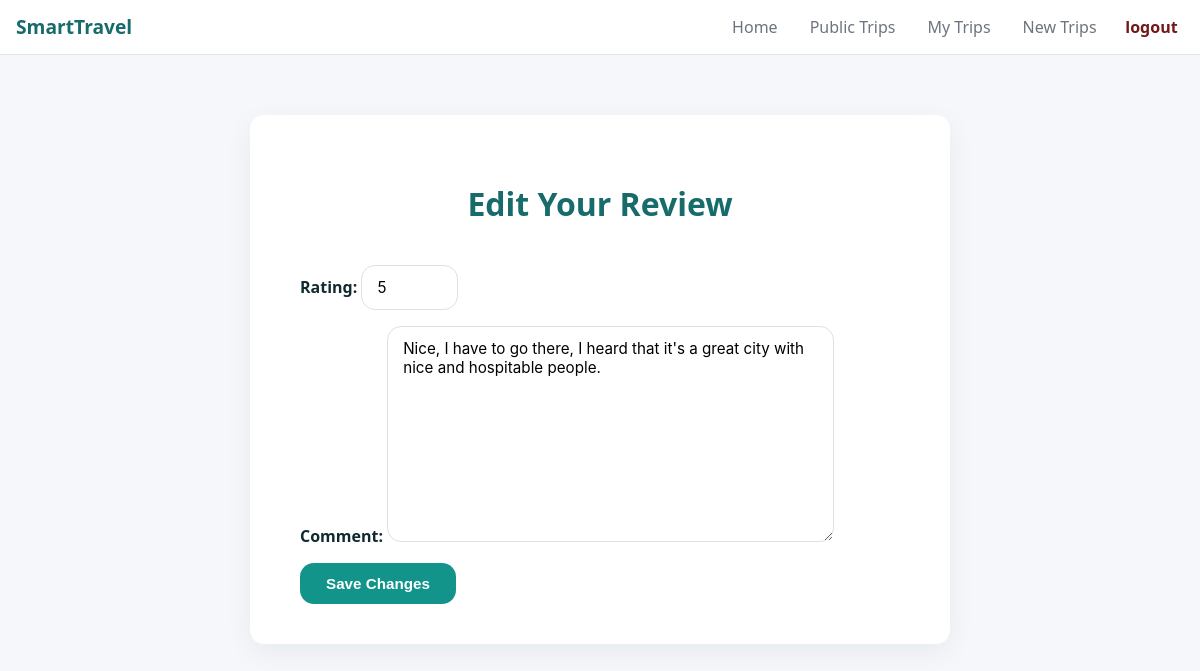
The app's page /review/10/update/ (signed in) with its own data.
### planner/models.py (models this page shows, shortened)
class Review(models.Model):
    trip = models.ForeignKey('Trip', on_delete=models.CASCADE, related_name='reviews')
    user = models.ForeignKey(User, on_delete=models.CASCADE, null=True, blank=True)
    name = models.CharField(max_length=100)
    rating = models.IntegerField(choices=[(i, str(i)) for i in range(1, 6)])
    comment = models.TextField()
    created_at = models.DateTimeField(auto_now_add=True)
    class Meta:
        ordering = ['-created_at']

### planner/views.py (the view)
# urls.py: path('review/<int:review_id>/update/', views.update_review, name='update_review'),
@login_required
def update_review(request, review_id):
    review = get_object_or_404(Review, id=review_id, user=request.user)
    if request.method == "POST":
        form = ReviewForm(request.POST, instance=review)
        if form.is_valid():
            form.save()
            return redirect('public_trip_detail', trip_id=review.trip.id)
    else:
        form = ReviewForm(instance=review)
    return render(request, 'trip/update_review.html', {'form': form})

### planner/forms.py
class ReviewForm(forms.ModelForm):
    class Meta:
        model = Review
        fields = ['rating', 'comment']
        widgets = {
            'content': forms.Textarea(attrs={
                'rows': 2,
                'placeholder': 'Write your review...',
                'class': 'form-control'
            }),
            'rating': forms.NumberInput(attrs={
                'min': 1, 'max': 5, 'class': 'form-control'
            }),
        }

### planner/templates/trip/update_review.html (shortened to what this page needs)
{% extends 'base.html' %}
{% block content %}
<div class="add-trip-container">
  <form method="POST" class="add-trip-card">
    <h2 class="page-title">Edit Your Review</h2>
    {{ form.as_p }}
    <button type="submit" class="btn-primary">Save Changes</button>
  </form>
</div>
{% endblock %}

### planner/static/css/base.css (style rules this page uses)
:root { --primary: #176c6b; --primary-2: #12948b; --bg: #f6f7f8; --card: #ffffff; --muted: #6c757d; --logout-color: #721818; --accent: #e76f51; --dark: #102a30; --radius: 14px; --shadow: 0 8px 28px rgba(16, 42, 48, 0.06); }
* { box-sizing: border-box }
body { margin: 0; font-family: system-ui, -apple-system, "Segoe UI", Roboto, Arial; background: var(--bg); color: #111; font-size: 16px; }

### planner/static/css/home.css (style rules this page uses)
:root { --primary: #176c6b; --primary-2: #12948b; --accent: #e76f51; --muted: #6c757d; --bg: #f5f7fa; --card: #ffffff; --dark: #102a30; --radius: 14px; --shadow: 0 8px 28px rgba(16, 42, 48, 0.06); }
* { box-sizing: border-box }
body { margin: 0; font-family: "Segoe UI", Tahoma, Geneva, Verdana, sans-serif; background: var(--bg); color: var(--dark); -webkit-font-smoothing: antialiased; }

### planner/static/css/add_trip.css (style rules this page uses)
body { background: var(--bg); font-family: 'Inter', sans-serif; color: var(--dark); -webkit-font-smoothing: antialiased; }
.add-trip-container { display: flex; justify-content: center; align-items: flex-start; min-height: 100vh; padding: 60px 20px; }
.add-trip-card { background: var(--card); padding: 40px 50px; border-radius: var(--radius); box-shadow: var(--shadow); width: 100%; max-width: 700px; animation: fadeIn 0.6s ease; }
.page-title { font-size: 1.9rem; color: var(--primary); font-weight: 700; margin-bottom: 10px; }
label { font-weight: 600; margin-bottom: 6px; color: var(--dark); }
input, select, textarea { padding: 12px 15px; border-radius: var(--radius); border: 1px solid #e0e0e0; font-size: 0.95rem; outline: none; transition: all 0.3s ease; background-color: var(--card); font-family: 'Inter', sans-serif; }
a.btn-primary, a.delete-btn, a.update-btn, button.btn-primary { background: var(--primary-2); color: white; border: none; padding: 12px 26px; border-radius: var(--radius); font-weight: 600; cursor: pointer; transition: all 0.3s ease; font-size: 0.95rem; text-decoration: none; }

### planner/static/css/public_trips.css (style rules this page uses)
body { background: var(--bg); font-family: "Segoe UI", Tahoma, Geneva, Verdana, sans-serif; color: var(--dark); margin: 0; }
.page-title { text-align: center; font-size: 2rem; margin-bottom: 40px; color: var(--primary); }

### records on screen
Review: rating "5", comment "Nice, I have to go there, I heard that it's a great city with nice and hospitable people."
